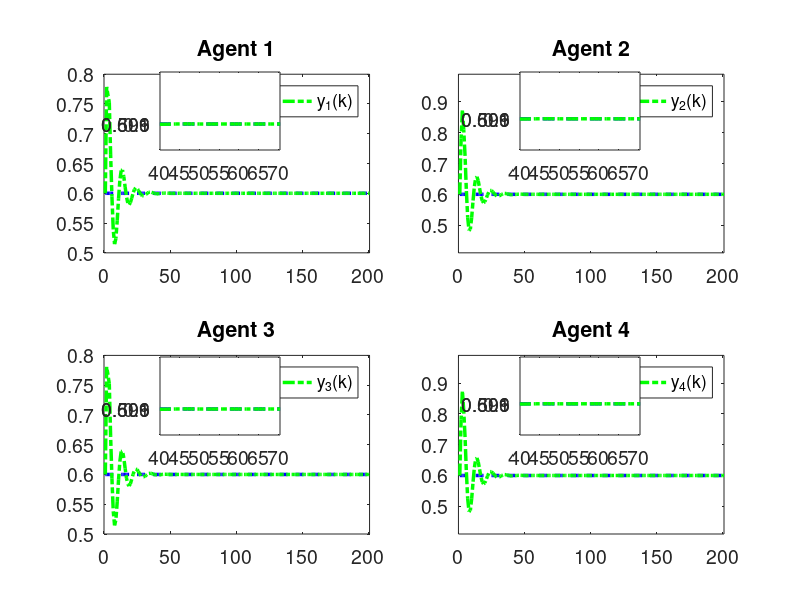
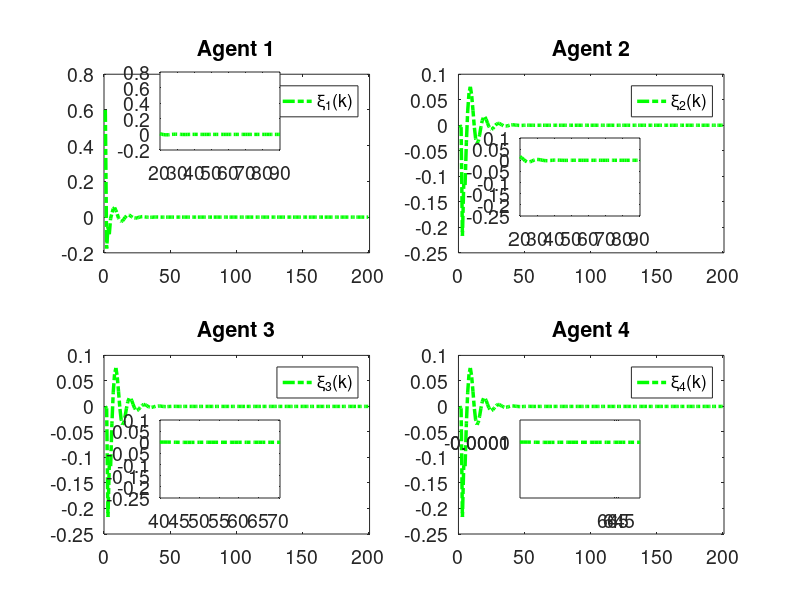

These figures' MATLAB source, in order:
clc; clear;

% Parameters
rho = 7.5;            % Increase gain for better control response
eta = 1;              % Increase to make the adaptive update faster
lamda = 350;          % Model-free parameter
mu = 0.005;           % Adaptive parameter
epsilon = 1e-5;       % Small threshold for stability
alpha = 15;           % Smoothing factor for error dynamics
T = 0.1;              % Sampling time (kept for calculations but not used in time vector)
gamma1 = 0.45;        % Adjust control gains for faster tracking
gamma2 = 0.15;        % Adjust control gains
gamma3 = 0.45;        % Adjust control gains
gamma4 = 0.15;        % Adjust control gains
beta = 10;            % Sliding mode coefficient
sigma = 95;           % Sliding mode parameter
tau = 1e-5;           % Small damping term

rT = 1024;            % Sample rate
L = 200;              % Time steps
m = 200;              % Data size
n = 600;              % Data size

% Initialization
phi1 = zeros(m+1,1); 
phi2 = zeros(m+1,1); 
phi3 = zeros(m+1,1); 
phi4 = zeros(m+1,1);
mfa1 = zeros(m+1,1); 
mfa2 = zeros(m+1,1); 
mfa3 = zeros(m+1,1); 
mfa4 = zeros(m+1,1);
sm1 = zeros(m,1);  
sm2 = zeros(m,1);  
sm3 = zeros(m,1);  
sm4 = zeros(m,1);
y1 = zeros(m+1,1); 
y2 = zeros(m+1,1); 
y3 = zeros(m+1,1); 
y4 = zeros(m+1,1);
u1 = zeros(m,1);   
u2 = zeros(m,1);   
u3 = zeros(m,1);   
u4 = zeros(m,1);
xi1 = zeros(m,1);  
xi2 = zeros(m,1);  
xi3 = zeros(m,1);  
xi4 = zeros(m,1);
s1 = zeros(m,1);   
s2 = zeros(m,1);   
s3 = zeros(m,1);   
s4 = zeros(m,1);
yd = zeros(m+1,1);

% Desired signal (Reference trajectory)
for k = 1:1:m+1
    yd(k) = 0.6; % Time-invariant constant reference signal
    % yd(k) = 0.6 * sin(0.05 * pi * k) + 0.6 * cos(0.03 * pi * k);
end

for k = 1:m
    % Adaptive Gain update
    if k == 1
        phi1(k) = 4.0; 
        phi2(k) = 4.0; 
        phi3(k) = 4.0; 
        phi4(k) = 4.0;
    elseif k == 2
        phi1(k) = phi1(k-1) + (eta * u1(k-1) / (mu + u1(k-1)^2)) * (y1(k) - phi1(k-1)*u1(k-1));
        phi2(k) = phi2(k-1) + (eta * u2(k-1) / (mu + u2(k-1)^2)) * (y2(k) - phi2(k-1)*u2(k-1));
        phi3(k) = phi3(k-1) + (eta * u3(k-1) / (mu + u3(k-1)^2)) * (y3(k) - phi3(k-1)*u3(k-1));
        phi4(k) = phi4(k-1) + (eta * u4(k-1) / (mu + u4(k-1)^2)) * (y4(k) - phi4(k-1)*u4(k-1));
    else
        phi1(k) = phi1(k-1) + (eta * (u1(k-1) - u1(k-2)) / (mu + (u1(k-1) - u1(k-2))^2)) * (y1(k) - y1(k-1) - phi1(k-1) * (u1(k-1) - u1(k-2)));
        phi2(k) = phi2(k-1) + (eta * (u2(k-1) - u2(k-2)) / (mu + (u2(k-1) - u2(k-2))^2)) * (y2(k) - y2(k-1) - phi2(k-1) * (u2(k-1) - u2(k-2)));
        phi3(k) = phi3(k-1) + (eta * (u3(k-1) - u3(k-2)) / (mu + (u3(k-1) - u3(k-2))^2)) * (y3(k) - y3(k-1) - phi3(k-1) * (u3(k-1) - u3(k-2)));
        phi4(k) = phi4(k-1) + (eta * (u4(k-1) - u4(k-2)) / (mu + (u4(k-1) - u4(k-2))^2)) * (y4(k) - y4(k-1) - phi4(k-1) * (u4(k-1) - u4(k-2)));
    end

    % Stability protection
    if k > 2 && (abs(phi1(k)) <= epsilon || abs(u1(k-1) - u1(k-2)) <= epsilon || sign(phi1(k)) ~= sign(phi1(1)))
        phi1(k) = phi1(1);
    end
    if k > 2 && (abs(phi2(k)) <= epsilon || abs(u2(k-1) - u2(k-2)) <= epsilon || sign(phi2(k)) ~= sign(phi2(1)))
        phi2(k) = phi2(1);
    end
    if k > 2 && (abs(phi3(k)) <= epsilon || abs(u3(k-1) - u3(k-2)) <= epsilon || sign(phi3(k)) ~= sign(phi3(1)))
        phi3(k) = phi3(1);
    end
    if k > 2 && (abs(phi4(k)) <= epsilon || abs(u4(k-1) - u4(k-2)) <= epsilon || sign(phi4(k)) ~= sign(phi4(1)))
        phi4(k) = phi4(1);
    end

    % Error dynamics
    xi1(k) = yd(k) - 2*y1(k) + y4(k);
    xi2(k) = y1(k) - 2*y2(k) + y3(k);
    xi3(k) = y2(k) + yd(k) - 2*y3(k);
    xi4(k) = y1(k) + y3(k) - 2*y4(k);

    % Fix: Handle k=1 case for sliding surfaces
    if k == 1
        s1(k) = 0;
        s2(k) = 0;
        s3(k) = 0;
        s4(k) = 0;
    else
        s1(k) = alpha * xi1(k) - xi1(k-1);
        s2(k) = alpha * xi2(k) - xi2(k-1);
        s3(k) = alpha * xi3(k) - xi3(k-1);
        s4(k) = alpha * xi4(k) - xi4(k-1);
    end

    % MFAC updates
    if k == 1
        mfa1(k) = 0;
        mfa2(k) = 0;
        mfa3(k) = 0;
        mfa4(k) = 0;
    else
        mfa1(k) = mfa1(k-1) + (rho * phi1(k)) / (lamda + abs(phi1(k)^2)) * xi1(k);
        mfa2(k) = mfa2(k-1) + (rho * phi2(k)) / (lamda + abs(phi2(k)^2)) * xi2(k);
        mfa3(k) = mfa3(k-1) + (rho * phi3(k)) / (lamda + abs(phi3(k)^2)) * xi3(k);
        mfa4(k) = mfa4(k-1) + (rho * phi4(k)) / (lamda + abs(phi4(k)^2)) * xi4(k);
    end

    % SMC updates
    if k == 1 
        sm1(k) = 0;
        sm2(k) = 0;
        sm3(k) = 0;
        sm4(k) = 0;
    else
        sm1(k) = sm1(k-1) + (beta * phi1(k)) / (sigma + (phi1(k))^2) * ...
            ( (xi1(k) + (y4(k) - y4(k-1)) + (yd(k+1) - yd(k))) / (1 + 1) ...
            - (xi1(k)) / (alpha * (2)) + tau * sign(s1(k)) );

        sm2(k) = sm2(k-1) + (beta * phi2(k)) / (sigma + (phi2(k)^2)) * ...
            ( (xi2(k) + (y1(k) - y1(k-1)) + (y3(k) - y3(k-1))) / (1 + 1) ...
            - (xi2(k)) / (alpha * 2) + tau * sign(s2(k)) );

        sm3(k) = sm3(k-1) + (beta * phi3(k)) / (sigma + (phi3(k)^2)) * ...
            ( (xi3(k) + (y2(k) - y2(k-1)) + (yd(k+1) - yd(k))) / (1 + 1) ...
            - (xi3(k)) / (alpha * (2)) + tau * sign(s3(k)) );

        sm4(k) = sm4(k-1) + (beta * phi4(k)) / (sigma + (phi4(k)^2)) * ...
            ( (xi4(k) + (y1(k) - y1(k-1)) + (y3(k) - y3(k-1))) / (1 + 1) ...
            - (xi4(k)) / (alpha * (2)) + tau * sign(s4(k)) );
    end

    % Control signal
    if k == 1
        u1(k) = 0.01;
        u2(k) = 0.01;
        u3(k) = 0.01;
        u4(k) = 0.01;
    else
        u1(k) = mfa1(k) + gamma1 * sm1(k);
        u2(k) = mfa2(k) + gamma2 * sm2(k);
        u3(k) = mfa3(k) + gamma3 * sm3(k);
        u4(k) = mfa4(k) + gamma4 * sm4(k);
    end
    if k == 1
        y1(k) = 0.6;
        y2(k) = 0.6;
        y3(k) = 0.6;
        y4(k) = 0.6;
    end

    % Plant model update with nonlinear term and feedforward
    a = 0.5;
    b1 = 1.2 * n / (rT * 0.2);
    b2 = 1.2 * n / (rT * 0.2);
    b3 = 1.2 * n / (rT * 0.2);
    b4 = 1.2 * n / (rT * 0.2);
    
    nonlinearity1 = 0.03; % Coefficient for cubic nonlinearity
    nonlinearity2 = 0.01; % Coefficient for cubic nonlinearity
    nonlinearity3 = 0.02; % Coefficient for cubic nonlinearity
    nonlinearity4 = 0.01; % Coefficient for cubic nonlinearity
    ff_gain = 0.45; % Feedforward gain
    
    % Add cubic nonlinearity and feedforward term
    y1(k+1) = a * y1(k) + b1 * u1(k) - nonlinearity1 * y1(k)^3 + ff_gain;
    y2(k+1) = a * y2(k) + b2 * u2(k) - nonlinearity2 * y2(k)^2 + ff_gain;
    y3(k+1) = a * y3(k) + b3 * u3(k) - nonlinearity3 * y3(k)^3 + ff_gain;
    y4(k+1) = a * y4(k) + b4 * u4(k) - nonlinearity4 * y4(k)^2 + ff_gain;
end

% Plotting
% Time vector for plotting
t = 1:1:m+1;  % Gives 201 points, as expected
font_size = 14;

% Verify time vector and array lengths
disp(['Length of t: ', num2str(length(t))]); % Should display 201
disp(['Length of y1: ', num2str(length(y1))]); % Should be 201
disp(['Length of yd: ', num2str(length(yd))]); % Should be 201
disp(['Length of xi1: ', num2str(length(xi1))]); % Should be 200

% Plot 4 subplots
figure('Position', [100, 100, 15*100, 7.5*100]); % [left, bottom, width, height] in pixels
subplot(2,2,1);
plot(t, yd, '--b', 'LineWidth', 2.5); hold on;
plot(t, y1, '-.g', 'LineWidth', 2.5);
title('Agent 1'); grid off;
legend('y_d(k)','y_1(k)','Orientation', 'horizontal');
set(gca, 'FontSize', font_size);
xlim([0 m+1]); % X-axis starts from 0
ylim([0.5 0.8]); % Y-axis limits for Agent 1

zoom_x_start = 40; % Start of zoomed x-range
zoom_x_end = 70.5; % End of zoomed x-range
axes('Position', [0.20,0.75,0.15,0.13]);
box on; hold on;
plot(t, yd, '--b', 'LineWidth', 2.5);
plot(t, y1, '-.g', 'LineWidth', 2.5);
xlim([zoom_x_start zoom_x_end]);
yticks([0.599,0.6,0.601]);
set(gca, 'FontSize', font_size);

subplot(2,2,2);
plot(t, yd, '--b', 'LineWidth', 2.5); hold on;
plot(t, y2, '-.g', 'LineWidth', 2.5);
title('Agent 2'); grid off;
legend('y_d(k)','y_2(k)','Orientation', 'horizontal');
set(gca, 'FontSize', font_size);
xlim([0 m+1]); % X-axis starts from 0
ylim([0.41 0.99]); % Y-axis limits for Agent 2

axes('Position', [0.65,0.75,0.15,0.13]);
box on; hold on;
plot(t, yd, '--b', 'LineWidth', 2.5);
plot(t, y2, '-.g', 'LineWidth', 2.5);
xlim([zoom_x_start zoom_x_end]);
yticks([0.599,0.6,0.601]);
set(gca, 'FontSize', font_size);

subplot(2,2,3);
plot(t, yd, '--b', 'LineWidth', 2.5); hold on;
plot(t, y3, '-.g', 'LineWidth', 2.5);
title('Agent 3'); grid off;
legend('y_d(k)','y_3(k)','Orientation', 'horizontal');
set(gca, 'FontSize', font_size);
xlim([0 m+1]); % X-axis starts from 0
ylim([0.5 0.8]); % Y-axis limits for Agent 1

axes('Position', [0.20,0.275,0.15,0.13]);
box on; hold on;
plot(t, yd, '--b', 'LineWidth', 2.5);
plot(t, y3, '-.g', 'LineWidth', 2.5);
xlim([zoom_x_start zoom_x_end]);
yticks([0.599,0.6,0.601]);
set(gca, 'FontSize', font_size);

subplot(2,2,4);
plot(t, yd, '--b', 'LineWidth', 2.5); hold on;
plot(t, y4, '-.g', 'LineWidth', 2.5);
title('Agent 4'); grid off;
legend('y_d(k)','y_4(k)','Orientation', 'horizontal');
set(gca, 'FontSize', font_size);
xlim([0 m+1]); % X-axis starts from 0
ylim([0.41 0.99]); % Y-axis limits for Agent 2

axes('Position', [0.65,0.275,0.15,0.13]);
box on; hold on;
plot(t, yd, '--b', 'LineWidth', 2.5);
plot(t, y4, '-.g', 'LineWidth', 2.5);
xlim([zoom_x_start zoom_x_end]);
yticks([0.599,0.6,0.601]);
set(gca, 'FontSize', font_size);







% Plot 4 subplots


figure('Position', [100, 100, 15*100, 7.5*100]); % [left, bottom, width, height] in pixels
subplot(2,2,1);
plot(t(1:end-1), xi1, '-.g', 'LineWidth', 2.5);
title('Agent 1'); grid off;
legend('\xi_1(k)','y_1','Orientation', 'horizontal');
set(gca, 'FontSize', font_size);
xlim([0 m+1]); % X-axis starts from 0
% ylim([0.5 0.8]); % Y-axis limits for Agent 1

zoom_x_start_xi = 20; % Start of zoomed x-range
zoom_x_end_xi = 90; % End of zoomed x-range
axes('Position', [0.20,0.75,0.15,0.13]);
box on; hold on;
plot(t(1:end-1), xi1, '-.g', 'LineWidth', 2.5);
xlim([zoom_x_start_xi zoom_x_end_xi]);
% yticks([-2.000000000000000e-04,0,2.000000000000000e-04,4.000000000000001e-04,6.000000000000001e-04]);
set(gca, 'FontSize', font_size);

subplot(2,2,2);
plot(t(1:end-1), xi2, '-.g', 'LineWidth', 2.5);
title('Agent 2'); grid off;
legend('\xi_2(k)','y_2','Orientation', 'horizontal');
set(gca, 'FontSize', font_size);
xlim([0 m+1]); % X-axis starts from 0
% ylim([0.41 0.99]); % Y-axis limits for Agent 2

axes('Position', [0.65,0.64,0.15,0.13]);
box on; hold on;
plot(t(1:end-1), xi2, '-.g', 'LineWidth', 2.5);
xlim([zoom_x_start_xi zoom_x_end_xi]);
% yticks([-2.000000000000000e-04,0,2.000000000000000e-04,4.000000000000001e-04,6.000000000000001e-04]);
set(gca, 'FontSize', font_size);

subplot(2,2,3);
plot(t(1:end-1), xi2, '-.g', 'LineWidth', 2.5);
title('Agent 3'); grid off;
legend('\xi_3(k)','y_3','Orientation', 'horizontal');
set(gca, 'FontSize', font_size);
xlim([0 m+1]); % X-axis starts from 0
% ylim([0.5 0.8]); % Y-axis limits for Agent 1

axes('Position', [0.20,0.170,0.15,0.13]);
box on; hold on;
plot(t(1:end-1), xi2, '-.g', 'LineWidth', 2.5);
xlim([zoom_x_start zoom_x_end]);
% yticks([0.599,0.6,0.601]);
set(gca, 'FontSize', font_size);

subplot(2,2,4);
plot(t(1:end-1), xi4, '-.g', 'LineWidth', 2.5);
title('Agent 4'); grid off;
legend('\xi_4(k)','y_4','Orientation', 'horizontal');
set(gca, 'FontSize', font_size);
xlim([0 m+1]); % X-axis starts from 0
% ylim([0.41 0.99]); % Y-axis limits for Agent 2

axes('Position', [0.65,0.170,0.15,0.13]);
box on; hold on;
plot(t(1:end-1), xi4, '-.g', 'LineWidth', 2.5);
xlim([zoom_x_start zoom_x_end]);
xticks([64,64.5,65])
yticks([-1.000000000000000e-04,0,1.000000000000000e-04]);
set(gca, 'FontSize', font_size);
hold off;
